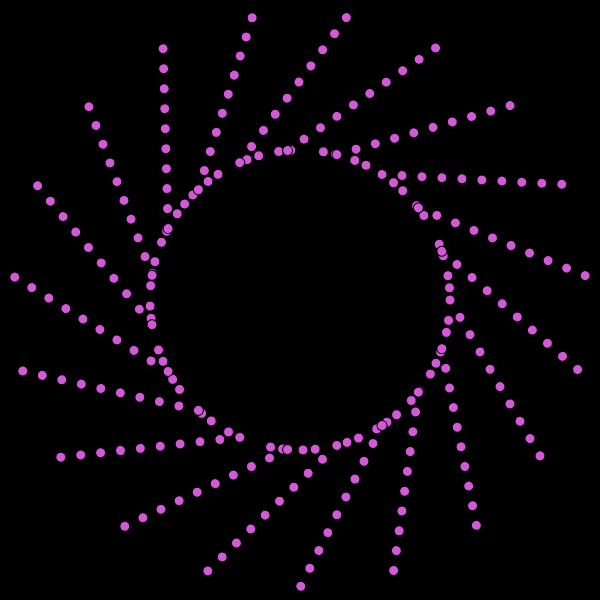
Frame 1 (no input)
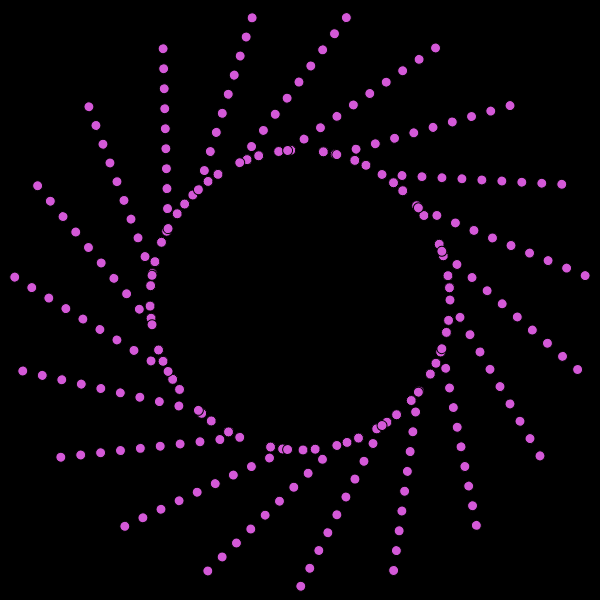
Frame 60 (no input)
Frame 120 (the mouse pressed at the canvas centre since frame 60): identical to frame 60, image omitted

The p5.js sketch that drew these frames (run headless with seeded random() and noise() and a simulated clock; from frame 60 on, the mouse is pressed at the canvas centre):

// p5.js sketch
// ── sketch.js
function setup() {
  createCanvas(600, 600);
}
function draw() {
  background(0);
  r=150;
  x = 300;
  y = 300;
   for(let b=0;b<180;b+=3.4){
      ellipse(x+r*cos(b),y+r*sin(b),10,10);
      fill(212,89,216);
      }
  for (let i = 0; i < 20; i++){
      let angle = map(i, 0, 19, 0, TWO_PI);
      let angle2 = map(i, 0, 19, 0, TWO_PI) + PI/3.0;
      let xP = x + r * Math.cos(angle);
      let yP = y + r * Math.sin(angle);
      push();
      translate(xP, yP);
      rotate(angle2);
     
      for (let j = 0; j < 20; j+=2){
          ellipse(0 + j * 10,0, 10);
      }
      pop();
  }
}
// ── BridgetRiley.js
function setup() {
  createCanvas(600, 600);
}

function draw() {
  background(225);
  angleMode(DEGREES);
  noStroke();

  //slant negative fourth row every other starting on first column
  for (let i = 0; i < 600; i += 200) {
    push();
    fill(0);
    translate(50 + i, 350);
    rotate(30);
    ellipse(0, 0, 60, 50);
    fill(225, 225, 225);
    rotate(-30);
    ellipse(0, 0, 20, 42);
    pop();
  }

  //slant negative fifth row every other starting on first-second column
  for (let i = 0; i < 200; i += 100) {
    push();
    fill(0);
    translate(50 + i, 450);
    rotate(30);
    ellipse(0, 0, 60, 50);
    fill(225, 225, 225);
    rotate(-30);
    ellipse(0, 0, 20, 42);
    pop();
  }

  //slant positve fourth row every other starting on the second column
  for (let i = 0; i < 600; i += 200) {
    push();
    fill(0);
    translate(150 + i, 350);
    rotate(-30);
    ellipse(0, 0, 60, 50);
    fill(225, 225, 225);
    rotate(30);
    ellipse(0, 0, 20, 42);
    pop();
  }

  //slant positve third row every other
  for (let i = 0; i < 600; i += 200) {
    push();
    fill(0);
    translate(50 + i, 250);
    rotate(-30);
    ellipse(0, 0, 60, 50);
    fill(225, 225, 225);
    rotate(30);
    ellipse(0, 0, 20, 42);
    pop();
  }

  //slant positve on the last row second column
  for (let i = 0; i < 600; i += 100) {
    push();
    fill(0);
    translate(250 + i, 550);
    rotate(-30);
    ellipse(0, 0, 60, 50);
    fill(225, 225, 225);
    rotate(30);
    ellipse(0, 0, 20, 42);
    pop();
  }

  //slant positive on the last column first - third row
  for (let i = 0; i < 300; i += 100) {
    push();
    fill(0);
    translate(550, 50 + i);
    rotate(-30);
    ellipse(0, 0, 60, 50);
    fill(225, 225, 225);
    rotate(30);
    ellipse(0, 0, 20, 42);
    pop();
  }

  //slant negative diagonal row
  for (let i = 0; i < 600; i += 100) {
    push();
    fill(0);
    translate(150 + i, 50 + i);
    rotate(30);
    ellipse(0, 0, 60, 50);
    fill(225, 225, 225);
    rotate(-30);
    ellipse(0, 0, 20, 42);
    pop();
  }
  //all O's
  for (let j = 0; j < 600; j += 100) {
    for (let i = 0; i < 600; i += 100) {
      fill(0);
      ellipse(50 + i, 50 + j, 50, 50);
      fill(225, 225, 225);
      ellipse(50 + i, 50 + j, 20, 42);
    }
  }
}

// ── johnwhittney.js
function setup() {
  createCanvas(600, 600);
}
function draw() {
  background(0);
  r=150;
  x = 300;
  y = 300;
   for(let b=0;b<180;b+=3.4){
      ellipse(x+r*cos(b),y+r*sin(b),10,10);
      fill(212,89,216);
      }
  for (let i = 0; i < 20; i++){
      let angle = map(i, 0, 19, 0, TWO_PI);
      let angle2 = map(i, 0, 19, 0, TWO_PI) + PI/3.0;
      let xP = x + r * Math.cos(angle);
      let yP = y + r * Math.sin(angle);
      push();
      translate(xP, yP);
      rotate(angle2);
     
      for (let j = 0; j < 20; j+=2){
          ellipse(0 + j * 10,0, 10);
      }
      pop();
  }
}

// ── molnar.js
function setup(){
  createCanvas(400,600);
  drawingContext.shadowOffsetX = -5;
  drawingContext.shadowOffsetY = 5;
  drawingContext.shadowBlur = 10;
  drawingContext.shadowColor = "white"
}

function draw() {
  background(247,231,220);
  // rect(60,60,40,40);
  if (mouseIsPressed){
    // left rect
  rect(80,80,75,75);
  //middle top
  rect(155,85,75,75);
  //right top
  rect(245,85,75,75);
  //left mid
  rect(75,150,75,75);
  //mid mid 
  rect(165,160,75,75);
  //right mid
  rect(235,160,75,75);
  //left down
  rect(80,240,75,75);
  //mid down
  rect(155,237,75,75);
  //right down
  rect(240,245,75,75);

  } else{
    for(let i=1; i<4; i++){
      for (let j = 1;j<4;j++){
        fill('red');
        rect(i*80,j*80, 75, 75);

      }
   }
  }
} 

// ── murielcooper.js
function setup() {
  createCanvas(400, 600);
}

function draw() {
  background(26,87,154);
  strokeWeight(3);
  noFill();
  stroke(230,53,36);
  // for(let i=0; i>6;i++){
    square(25,200,350);
  // }
    strokeWeight(7);
    square(50,225,300);
  
  strokeWeight(10);
    square(75,250,250);
  
  strokeWeight(13);
    square(100,275,200);
  
  strokeWeight(16);
    square(125,300,150);
  
  
  
  strokeWeight(18); 
  fill(230,53,36);
    square(150,325,100);
  
  strokeWeight(4);
  stroke(999);
  //the line crossing left botton -> right top
  line(175,400,225,350);
  //the line crossing right bottom -> left top
  line(225,400,175,350);
  
  fill(999)
  triangle(175,360,165,340,185,350);
  
  triangle(225,360,215,350, 235,340);
  
  
  
  
  
}
